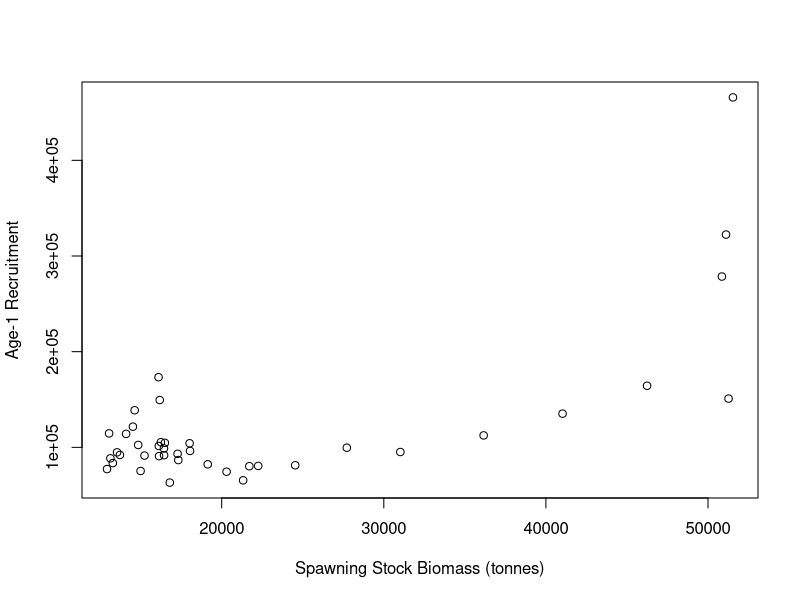
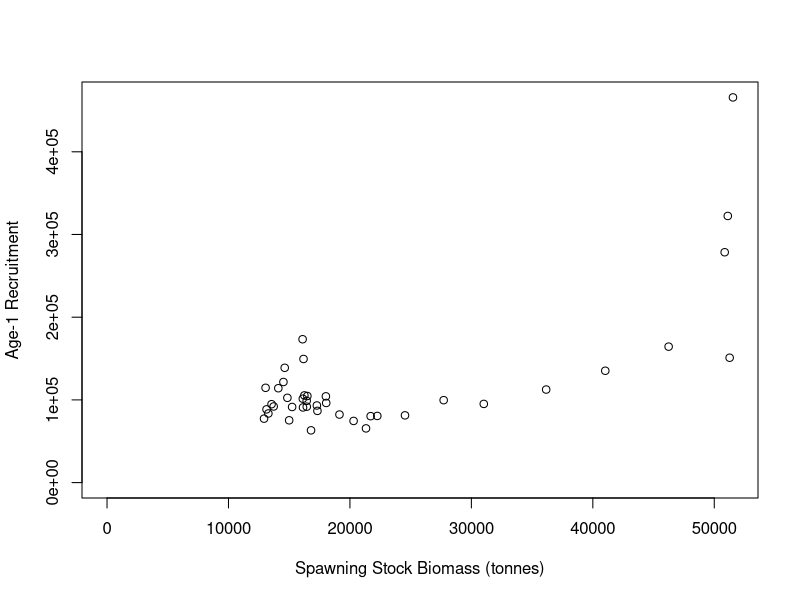
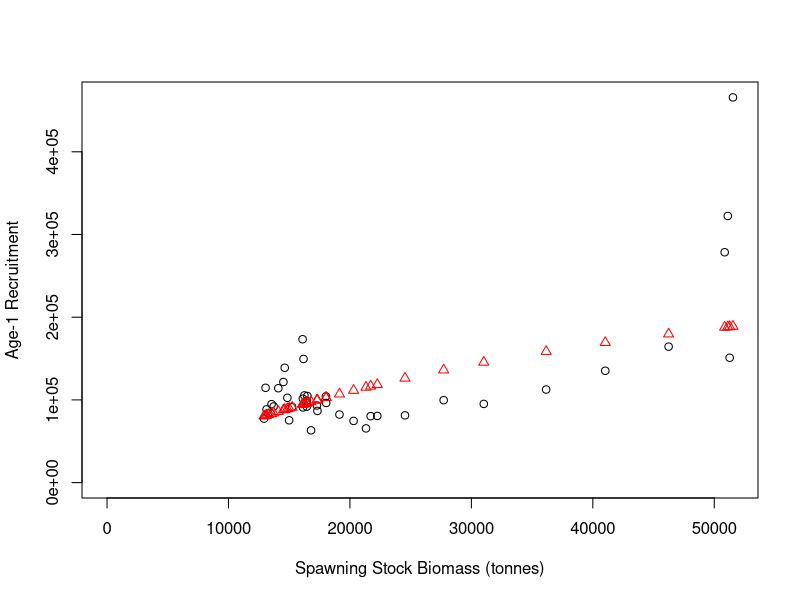
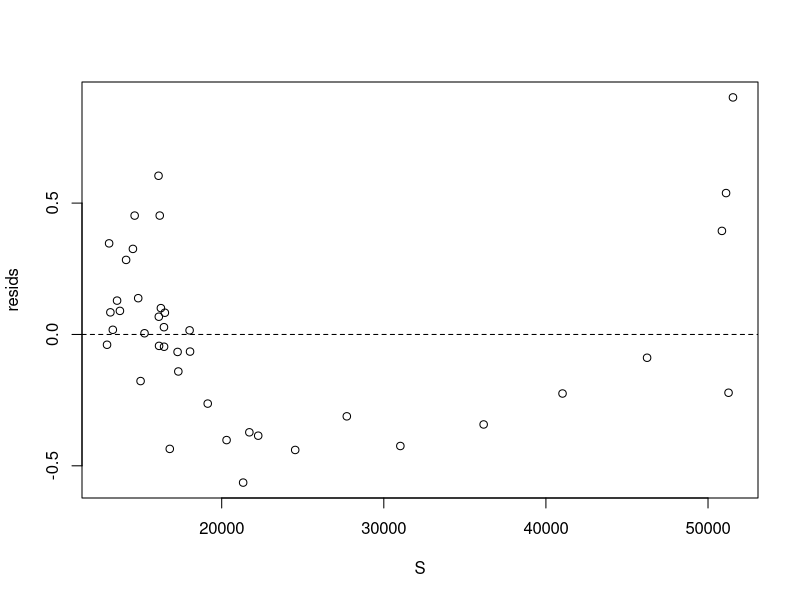
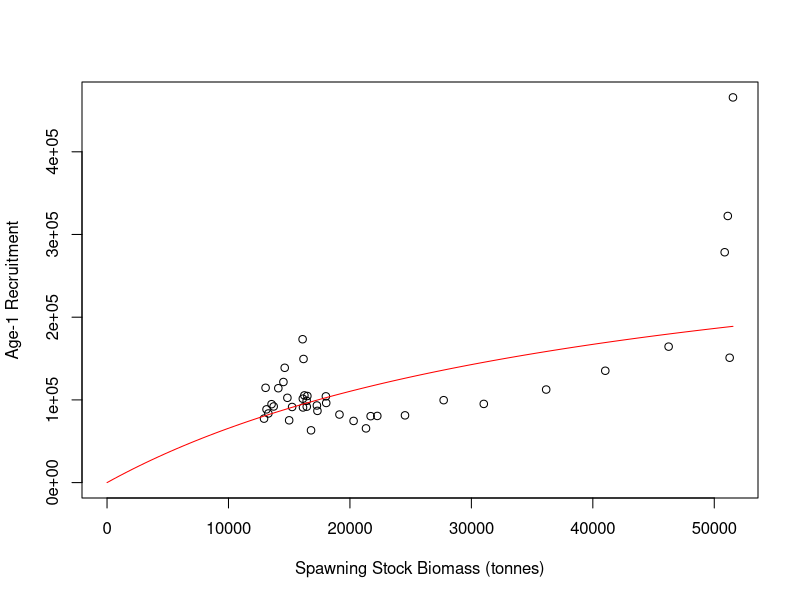
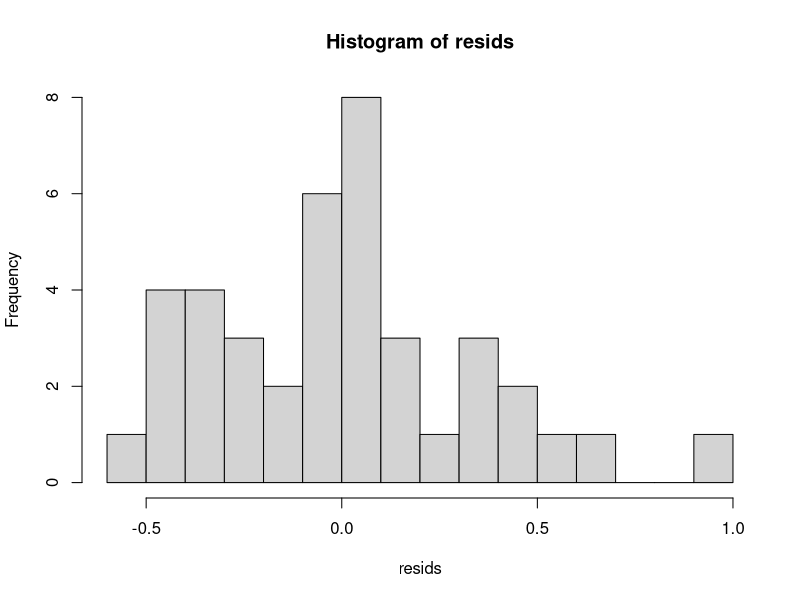
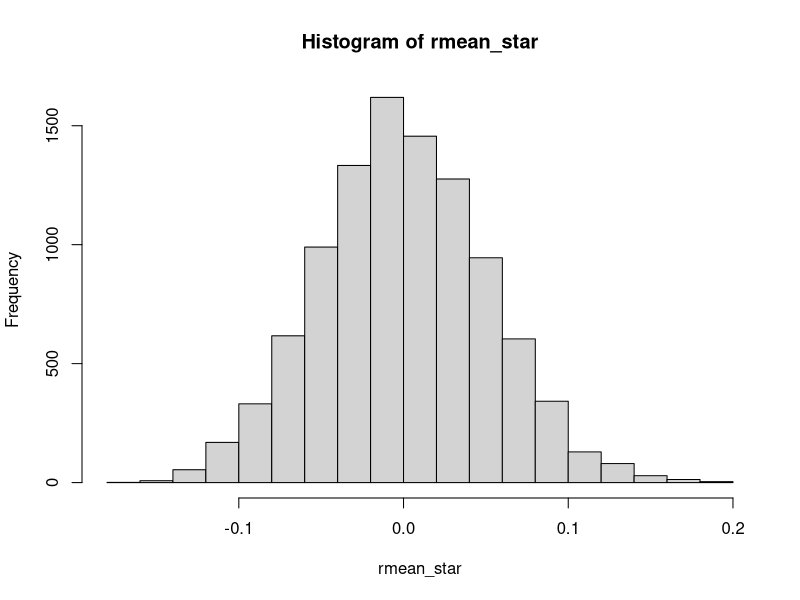
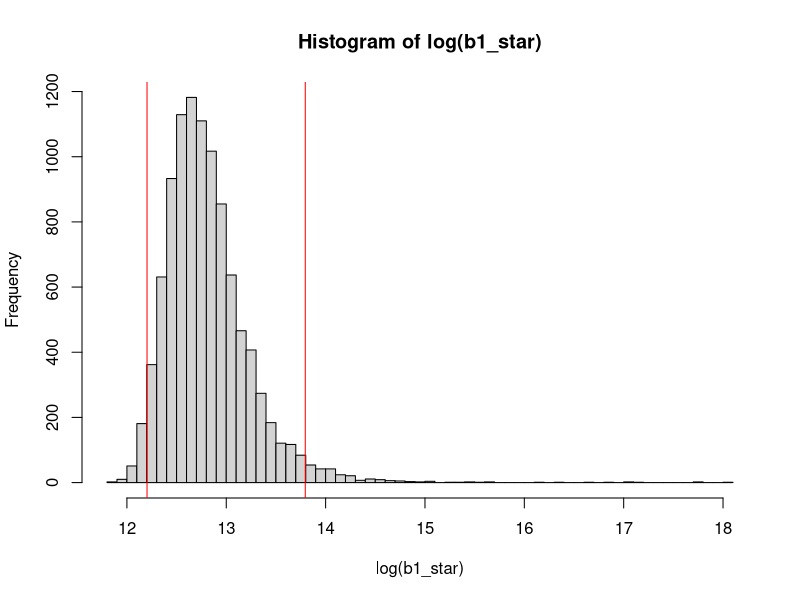

These figures' R source, in order:
# Fitting Models to Data in R

# Colin Millar, modified from Iago Mosqueira and Ernesto Jardim

# This script shows the steps followed to fit a stock-recruitment model to
# in the file 'WBFT_S-R.csv'


#==============================================================================
# Load and explore data
#==============================================================================

# load data from comma-separated file to data.frame
tuna <- read.csv(file = 'R-demo/WBFT_S-R.csv', header = TRUE)

# take a look at what we have
head(tuna) # this looks at the first 6 rows
str(tuna) # this lets us inspect what the columns contain

# lets rename some columns because I am lazy and want the code to be
# readable and easier to type
names(tuna)
names(tuna) <- c("yc", "ssb", "rec")
head(tuna)

# to access the diffrent columns use '$' i.e to see the SSB values:
tuna$ssb
# and to see observed recruitment
tuna$rec

# initial plot of SSB vs. recruits
plot(rec ~ ssb,
     data = tuna, # look in tuna for x and y values
     xlab = 'Spawning Stock Biomass (tonnes)',
     ylab = 'Age-1 Recruitment')


# probably better to set x and y limits to start at zero
plot(rec ~ ssb,
     data = tuna, # look in tuna for x and y values
     xlim = c(0, max(ssb)), # set x limits
     ylim = c(0, max(rec)), # set y limits
     xlab = 'Spawning Stock Biomass (tonnes)',
     ylab = 'Age-1 Recruitment')


###############################################################################
# We are now going to demonstrate the same techniques employed in the spreadsheet
# solution to the assignment
###############################################################################

#==============================================================================
# Beverton and holt recruitmet model R=b1*S/(b2+S)
#==============================================================================


#------------------------------------------------------------------------------
# (1) Calculate predicted R for each year
# Rpred = b1 * S / (b2 + S)
#------------------------------------------------------------------------------

# starting values for b1 and b2
b1 <- 1000000
b2 <- 300000

# set up the other variables (i.e. S)
S <- tuna$ssb

Rpred <- b1 * S / (b2 + S)

#------------------------------------------------------------------------------
# (2) Calculate log residuals, Ln(obs/pred)
#------------------------------------------------------------------------------

# assigne observed recruitment
Robs <- tuna$rec

resids <- log(Robs / Rpred) # = log(Robs) - log(Rpred)

# note that in R, log is the natural log:
?log # see the help file for the log function
log(exp(1))
log(exp(10))

#------------------------------------------------------------------------------
# (3) Calculate sum of squared residuals
#------------------------------------------------------------------------------

?sum # see the help file for sum
ssq_resids <- sum(resids^2)

#------------------------------------------------------------------------------
# (4) Minimize sum-of-squares with solver by adjusting b1 and b2
#------------------------------------------------------------------------------

# to do this, we need to set up a function that takes
# b1 and b2 as input, and returns the sums of squared residuals

# in R a function is a collection of steps: i.e.
add <- function(b1, b2) {
  b1 + b2
}
add(1, 2)
# 3

# the sums of squares function is collection of the previous 3 steps:
ssq <- function(b1, b2) {
  # 1. Calculate predicted R for each year
  Rpred <- b1 * S / (b2 + S)
  # 2. Calculate log residuals, Ln(obs/pred)
  resids <- log(Robs / Rpred)
  # 3. Calculate sum of squared residuals
  ssq_resids <- sum(resids^2)

  # return
  ssq_resids
}

# lets test this out:
ssq(b1, b2)
ssq(1000000, 300000)
ssq(1000000, 200000)

# now we need to search over lots of values for b1 and b2 to
# find the minimum.
# There are lots of ways to do this, we will first look at the optim function.
# the help file for optim is:
?optim

ssq_optim <- function(par) {
  b1 <- par[1]
  b2 <- par[2]

  ssq(b1, b2)
}

# use c to combine the starting values into a vector
?c
par0 <- c(1000000, 300000)

# lets test the new ssq funciton
ssq_optim(par0)

# lets run it..
opt <- optim(par0, ssq_optim)

opt


#------------------------------------------------------------------------------
# (5) Plot observed and predicted R
#------------------------------------------------------------------------------

# get the parameter estimates from the optimisation
b1 <- opt$par[1]
b2 <- opt$par[2]

# predict recruitment
Rpred <- b1 * S / (b2 + S)

# plot
plot(Robs ~ S,
     xlim = c(0, max(S)), # set x limits
     ylim = c(0, max(Robs)), # set y limits
     xlab = 'Spawning Stock Biomass (tonnes)',
     ylab = 'Age-1 Recruitment')

# add predictions to the plot
points(Rpred ~ S, col = "red", pch = 2)


#------------------------------------------------------------------------------
# (6) Plot residuals
#------------------------------------------------------------------------------

# calculate residuals
resids <- log(Robs / Rpred)

# plot them
plot(resids ~ S)
# add in a reference line
abline(h = 0, lty = 2)





















###############################################################################
# We are now going to demonstrate the same solution, but taking advantage of
# the tools provided by a programming / scripting language
###############################################################################

#==============================================================================
# Beverton and holt recruitmet model R=b1*S/(b2+S)
#==============================================================================

#------------------------------------------------------------------------------
# (1) Calculate predicted R for each year
# Rpred = b1 * S / (b2 + S)
#------------------------------------------------------------------------------

# this time we will write a function to do this called bevholt
#  to be safe we will also pass in S
#  this way we know for sure wha values of S are being used

bevholt <- function(b, S) {
  b[1] * S / (b[2] + S)
}

# compute R at the starting values for b1 and b2
Rpred <- bevholt(c(1000000, 300000), S = tuna$ssb)

# lets jump to step 4 ...

#------------------------------------------------------------------------------
# (4) Minimize sum-of-squares with solver by adjusting b1 and b2
#------------------------------------------------------------------------------

# now lets modify the ssq function to accept S and Robs,
# and use the function bevholt

# the sums of squares function is collection of the previous 3 steps:
ssq <- function(b, S, Robs) {
  # 1. Calculate predicted R for each year
  Rpred <- bevholt(b, S)
  # 2. Calculate log residuals, Ln(obs/pred)
  resids <- log(Robs / Rpred)
  # 3. Calculate sum of squared residuals
  ssq_resids <- sum(resids^2)

  # return
  ssq_resids
}

# lets test this out:
ssq(c(b1, b2), tuna$ssb, tuna$rec) # what to you notice this time?
ssq(c(1000000, 300000), tuna$ssb, tuna$rec)
ssq(c(1000000, 200000), tuna$ssb, tuna$rec)

# now we need to search over lots of values for b1 and b2 to
# find the minimum.

ssq_optim <- function(par, S, Robs) {
  b <- exp(par)

  ssq(b, S, Robs)
}

# use c to combine the starting values into a vector
par0 <- log(c(1000000, 300000))

# lets test the new ssq funciton
ssq_optim(par0, S = tuna$ssb, Robs = tuna$rec)

# lets run it..
opt <- optim(par0, ssq_optim, S = tuna$ssb, Robs = tuna$rec)

opt


#------------------------------------------------------------------------------
# (5) Plot observed and predicted R
#------------------------------------------------------------------------------

# predict recruitment over the full S range
Spred <- seq(0, max(tuna$ssb), length.out = 100)
Rpred <- bevholt(exp(opt$par), S = Spred)

# plot
plot(rec ~ ssb,
     data = tuna, # pass in data this time
     xlim = c(0, max(S)), # set x limits
     ylim = c(0, max(Robs)), # set y limits
     xlab = 'Spawning Stock Biomass (tonnes)',
     ylab = 'Age-1 Recruitment')

# add predictions to the plot as a line
lines(Rpred ~ Spred, col = "red", pch = 2)











###############################################################################
# We are now going to demonstrate a techniques for calculating confidence
# intervals
###############################################################################

# Bootstrapping is so called because it is like you are acheieving something
# from nothing.
#
# but in fact it is taking advantage of the fact that your samle of data
# contains information about how it varies...
#
# this can be seen from the residuals:

# lets run the fit again
fit <- optim(par0, ssq_optim, S = tuna$ssb, Robs = tuna$rec)

# and calculate the residuals
Rpred <- bevholt(exp(fit$par), tuna$ssb)
resids <- log( tuna$rec / Rpred)

# and plot a histogram
hist(resids, nclass = 20)

# the mean of the residuals is:
mean(resids)

# but is there not error in this?

# resample from this as if the resuduals are random and reclaculate the mean
r_star <- sample(resids,  replace = TRUE)
mean(r_star)

# do it again
r_star <- sample(resids, replace = TRUE)
mean(r_star)

# do it lots of times!
rmean_star <-
  replicate(10000, {
    r_star <- sample(resids, replace = TRUE)
    mean(r_star)
  })

hist(rmean_star)

#------------------------------------------------------------------------------
# so we are able to access the error inherent in the model fit?
#
# And we can propagate this through to the parameter estimates?
#------------------------------------------------------------------------------

# resample from the residuals as if the resuduals are random and reestimate the
# parameters
r_star <- sample(resids, replace = TRUE)
opt <- optim(par0, ssq_optim, S = tuna$ssb, Robs = Rpred + r_star)
opt$par

# do it again
r_star <- sample(resids, replace = TRUE)
opt <- optim(par0, ssq_optim, S = tuna$ssb, Robs = Rpred + r_star)
opt$par


# do it lots of times!
par_star <-
  replicate(10000, {
    r_star <- sample(resids, replace = TRUE)
    opt <- optim(par0, ssq_optim, S = tuna$ssb, Robs = Rpred * exp(r_star),
                 method = "BFGS")
    opt$par
  })

# separate b1 and b2 bootstrap simulations for ease of inspection
b1_star <- exp(par_star[1,])
b2_star <- exp(par_star[2,])

# plot histograms of simulations
hist(log(b1_star), nclass = 50)
# add confidence intervals
abline(v = quantile(log(b1_star), c(0.025, 0.975)), col = "red")
quantile(b1_star, c(0.025, 0.975))

# what does the 2D bootstrap simulation look like?
plot(log(b1_star), log(b2_star), pch = ".", col = grey(.5, alpha = 0.5))

# a colourful 2d densty plot
image(MASS::kde2d(log(b1_star), log(b2_star), n = 400),
      xlab = "log b1", ylab = "log b2",
      xlim = quantile(log(b1_star), c(0.025, 0.975)),
      ylim = quantile(log(b2_star), c(0.025, 0.975)),
      main = "bootstraped uncertainty in parameter estimates")
# plot the least squares estimate
points(fit$par[1], fit$par[2], pch = 16, col = "blue")



# plot
# predict recruitment over the full S range
Spred <- seq(0, max(tuna$ssb), length.out = 100)
Rpred <- apply(par_star, 2, function(x) bevholt(exp(x), S = Spred))

# plot a few curves to see the uncertainty in the relationship
matplot(Spred, Rpred[,sample(1:ncol(Rpred), 100)], type = "l", lty = 1, col = grey(0.5, alpha = 0.5),
        xlim = c(0, max(S)), # set x limits
        ylim = c(0, max(Robs)), # set y limits
        xlab = 'Spawning Stock Biomass (tonnes)',
        ylab = 'Age-1 Recruitment',
        main = "boostraped error in stock recruitment relationship")
# add the data
points(tuna$ssb, tuna$rec, type = "b", pch = 16, col = "red")




## residuals
